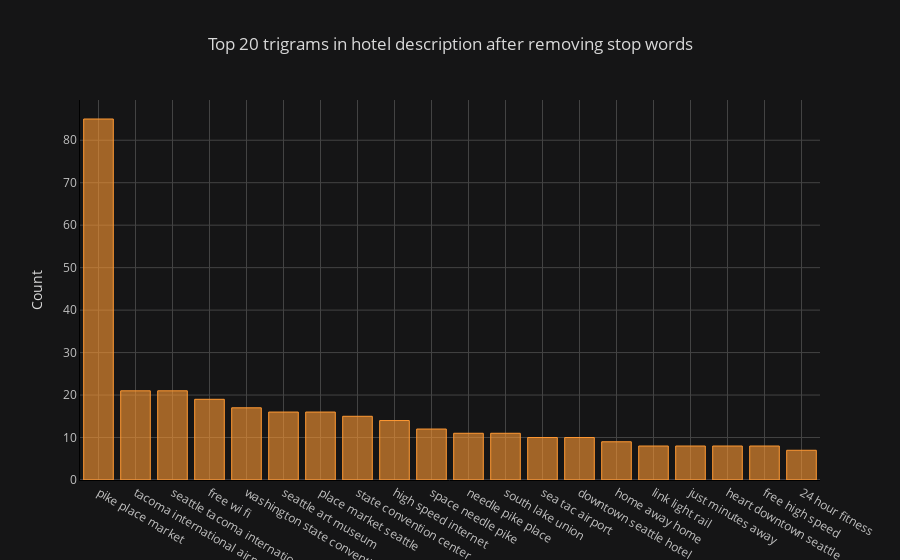

This figure's notebook cell:
### Markdown cell above
### Trigrams Frequency Distribution After Removing Stop Words

### Code cell
def get_top_n_trigram(corpus, n=None):
    vec = CountVectorizer(ngram_range=(3, 3), stop_words='english').fit(corpus)
    bag_of_words = vec.transform(corpus)
    sum_words = bag_of_words.sum(axis=0) 
    words_freq = [(word, sum_words[0, idx]) for word, idx in vec.vocabulary_.items()]
    words_freq =sorted(words_freq, key = lambda x: x[1], reverse=True)
    return words_freq[:n]
common_words = get_top_n_trigram(df['Description'], 20)
df6 = pd.DataFrame(common_words, columns = ['desc' , 'count'])
df6.groupby('desc').sum()['count'].sort_values(ascending=False).iplot(kind='bar', yTitle='Count', linecolor='black', title='Top 20 trigrams in hotel description after removing stop words')

### Figure 1 — Plotly figure (JSON) as saved in the notebook; plotly's stock layout.template omitted (floating-point values rounded to 4 significant figures)
{"data": [{"marker": {"color": "rgba(255, 153, 51, 0.6)", "line": {"color": "rgba(255, 153, 51, 1.0)", "width": 1}}, "name": "count", "orientation": "v", "text": "", "type": "bar", "uid": "e26edbdf-fb6e-4eb9-bb9a-5328bec1baf8", "x": ["pike place market", "tacoma international airport", "seattle tacoma international", "free wi fi", "washington state convention", "seattle art museum", "place market seattle", "state convention center", "high speed internet", "space needle pike", "needle pike place", "south lake union", "sea tac airport", "downtown seattle hotel", "home away home", "link light rail", "just minutes away", "heart downtown seattle", "free high speed", "24 hour fitness"], "y": [85, 21, 21, 19, 17, 16, 16, 15, 14, 12, 11, 11, 10, 10, 9, 8, 8, 8, 8, 7]}], "layout": {"legend": {"bgcolor": "#151516", "font": {"color": "#D9D9D9"}}, "paper_bgcolor": "#151516", "plot_bgcolor": "#151516", "title": {"font": {"color": "#D9D9D9"}, "text": "Top 20 trigrams in hotel description after removing stop words"}, "xaxis": {"gridcolor": "#434343", "linecolor": "black", "showgrid": true, "tickfont": {"color": "#C2C2C2"}, "title": {"font": {"color": "#D9D9D9"}, "text": ""}, "zerolinecolor": "#666570"}, "yaxis": {"gridcolor": "#434343", "linecolor": "black", "showgrid": true, "tickfont": {"color": "#C2C2C2"}, "title": {"font": {"color": "#D9D9D9"}, "text": "Count"}, "zerolinecolor": "#666570"}}}
